Frame 1 (no input): blank canvas, image omitted
Frame 60 (no input): blank canvas, image omitted
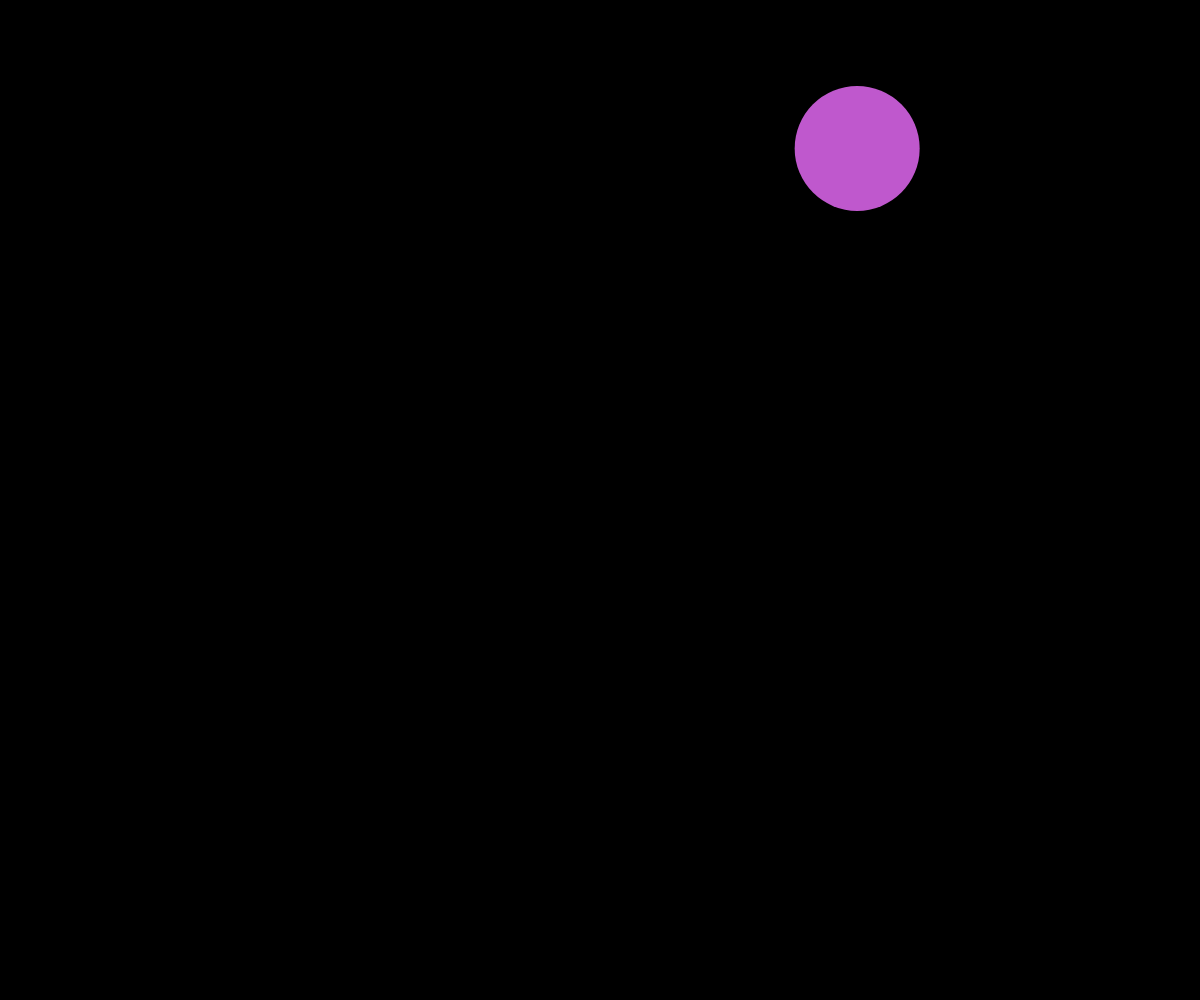
Frame 120 (the mouse pressed at the canvas centre since frame 60)

The p5.js sketch whose frames 1 and 60 were blank and that drew this single picture after the mouse press (run headless with seeded random() and noise() and a simulated clock; from frame 60 on, the mouse is pressed at the canvas centre):

// p5.js sketch
// ── sketch.js
// Fireworks
// Tlyer Boechler
// November 14th, 2018

class Particle {
  constructor(x, y) {
    this.x = x;
    this.y = y;
    this.size = 125;
    this.dx = random(-10, 10);
    this.dy = random(-10, 10);
    // this.transparency = 255;
    this.color = color(random(255), random(255), random(255));
  }

  display() {
    noStroke();
    fill(this.color);
    ellipse(this.x, this.y, this.size, this.size);
  }

  update() {
    // this.transparency -= 4;
    // this.color.setAlpha(this.transparency);
    if(this.x < 0 + this.size/2 || this.x > width - this.size/2) {
      this.dx = this.dx * -1;
    }
    if(this.y < 0 + this.size/2 || this.y > height - this.size/2) {
      this.dy = this.dy * -1;
    }

    

    this.x += this.dx;
    this.y += this.dy;
  }
}

let someParticle;
let fireworks = [];

function setup() {
  createCanvas(windowWidth, windowHeight);
}

function draw() {
  background(0);

  for(let i = 0; i< fireworks.length; i++) {
    fireworks[i].update();
    fireworks[i].display();
  }
}

function mousePressed() {
  let someParticle = new Particle(mouseX, mouseY);
  fireworks.push(someParticle);
}
